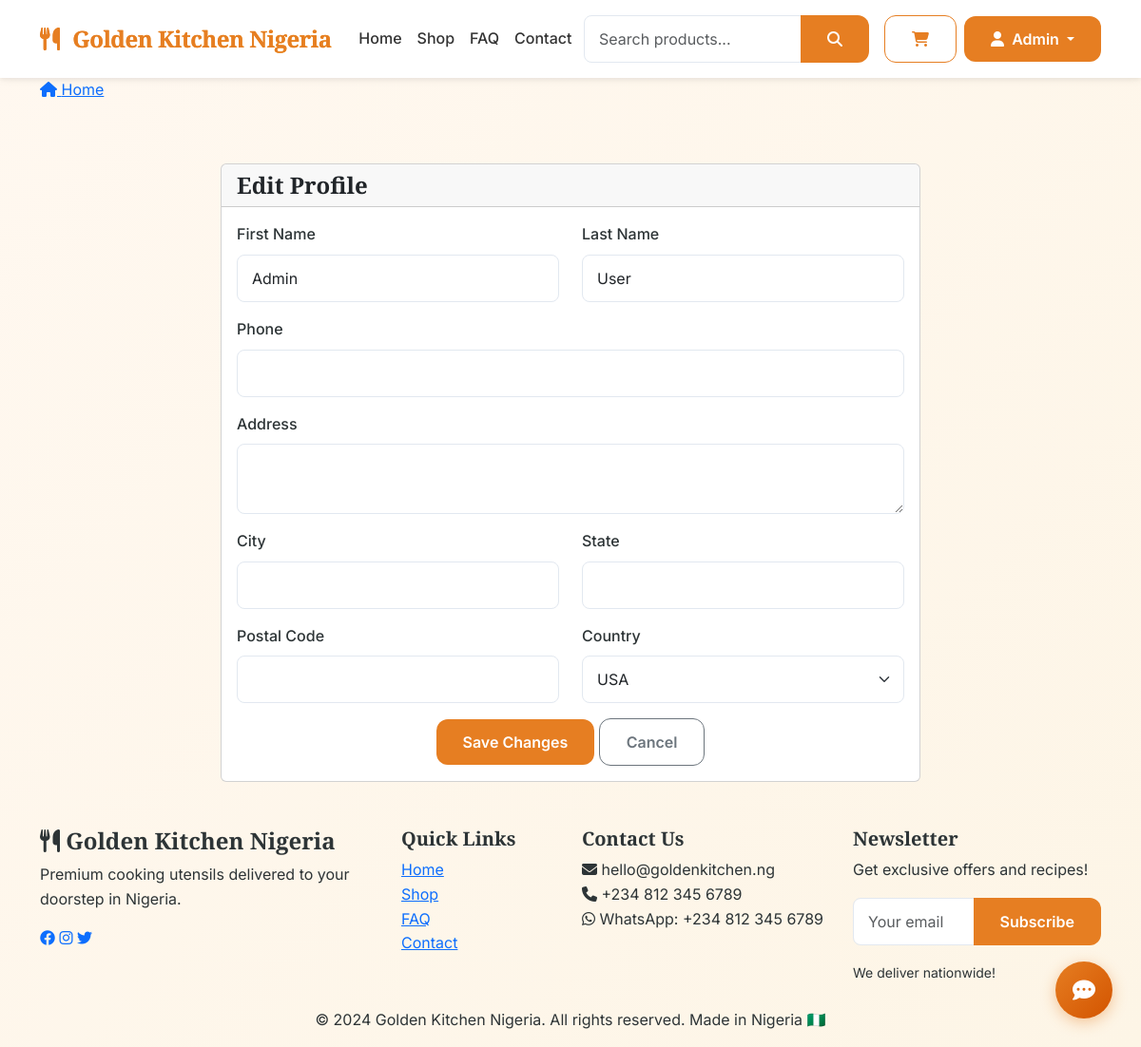
The app's page /user/profile/edit (signed in) with its own data.
### app/models.py (models this page shows, shortened)
class User(UserMixin, db.Model):
    __tablename__ = 'users'
    id = db.Column(db.Integer, primary_key=True)
    email = db.Column(db.String(120), unique=True, nullable=False, index=True)
    username = db.Column(db.String(80), unique=True, nullable=False)
    first_name = db.Column(db.String(50))
    last_name = db.Column(db.String(50))
    password_hash = db.Column(db.String(255), nullable=False)
    is_active = db.Column(db.Boolean, default=True)
    is_admin = db.Column(db.Boolean, default=False)
    email_verified = db.Column(db.Boolean, default=True)
    created_at = db.Column(db.DateTime, default=datetime.utcnow)
    last_login = db.Column(db.DateTime)
    phone = db.Column(db.String(20))
    address = db.Column(db.Text)
    city = db.Column(db.String(100))
    state = db.Column(db.String(100))
    postal_code = db.Column(db.String(20))
    country = db.Column(db.String(100), default='USA')
    newsletter_subscribed = db.Column(db.Boolean, default=False)
    total_spent = db.Column(db.Float, default=0.0)
    order_count = db.Column(db.Integer, default=0)

### app/blueprints/user.py (the view, shortened to what this page needs)
@user_bp.route('/profile/edit', methods=['GET', 'POST'])
@login_required
def edit_profile():
    return render_template('user/edit_profile.html', user=current_user)

### app/__init__.py (called while the page is built)
@login_manager.user_loader
def load_user(user_id):
    from app.models import User
    return User.query.get(int(user_id))

### app/templates/user/edit_profile.html (shortened to what this page needs)
{% extends "base.html" %}
{% block content %}
<div class="edit-profile-page py-5">
    <div class="container">
        <div class="row justify-content-center">
            <div class="col-md-8">
                <div class="card">
                    <div class="card-header">
                        <h4 class="mb-0">Edit Profile</h4>
                    </div>
                    <div class="card-body">
                        <form method="POST">
                            <div class="row">
                                <div class="col-md-6 mb-3">
                                    <label class="form-label">First Name</label>
                                    <input type="text" name="first_name" class="form-control" value="{{ user.first_name or '' }}">
                                </div>
                                <div class="col-md-6 mb-3">
                                    <label class="form-label">Last Name</label>
                                    <input type="text" name="last_name" class="form-control" value="{{ user.last_name or '' }}">
                                </div>
                                <div class="col-md-12 mb-3">
                                    <label class="form-label">Phone</label>
                                    <input type="tel" name="phone" class="form-control" value="{{ user.phone or '' }}">
                                </div>
                                <div class="col-md-12 mb-3">
                                    <label class="form-label">Address</label>
                                    <textarea name="address" class="form-control" rows="2">{{ user.address or '' }}</textarea>
                                </div>
                                <div class="col-md-6 mb-3">
                                    <label class="form-label">City</label>
                                    <input type="text" name="city" class="form-control" value="{{ user.city or '' }}">
                                </div>
                                <div class="col-md-6 mb-3">
                                    <label class="form-label">State</label>
                                    <input type="text" name="state" class="form-control" value="{{ user.state or '' }}">
                                </div>
                                <div class="col-md-6 mb-3">
                                    <label class="form-label">Postal Code</label>
                                    <input type="text" name="postal_code" class="form-control" value="{{ user.postal_code or '' }}">
                                </div>
                                <div class="col-md-6 mb-3">
                                    <label class="form-label">Country</label>
                                    <select name="country" class="form-select">
                                        <option value="USA" {% if user.country == 'USA' %}selected{% endif %}>USA</option>
                                    </select>
                                </div>
                            </div>
                            <div class="text-center">
                                <button type="submit" class="btn btn-terracotta">Save Changes</button>
                                <a href="{{ url_for('user.profile') }}" class="btn btn-outline-secondary">Cancel</a>
                            </div>
                        </form>
                    </div>
                </div>
            </div>
        </div>
    </div>
</div>
{% endblock %}

### app/templates/components/navbar.html (shortened to what this page needs)
<nav class="navbar navbar-expand-lg">
    <div class="container">
        <a class="navbar-brand" href="{{ url_for('main.index') }}">
            <i class="fas fa-utensils me-2"></i>
            Golden Kitchen Nigeria
        </a>
        <div class="collapse navbar-collapse" id="navbarNav">
            <ul class="navbar-nav mx-auto">
                <li class="nav-item"><a class="nav-link" href="{{ url_for('main.index') }}">Home</a></li>
                <li class="nav-item"><a class="nav-link" href="{{ url_for('main.products') }}">Shop</a></li>
                <li class="nav-item"><a class="nav-link" href="{{ url_for('main.faq') }}">FAQ</a></li>
                <li class="nav-item"><a class="nav-link" href="{{ url_for('main.contact') }}">Contact</a></li>
            </ul>
            <div class="search-container me-3">
                <form class="search-form" action="{{ url_for('main.search') }}" method="GET" autocomplete="off">
                    <div class="input-group">
                        <input type="text"
                               name="q"
                               id="searchInput"
                               class="form-control"
                               placeholder="Search products..."
                               aria-label="Search"
                               autocomplete="off">
                        <button class="btn btn-terracotta" type="submit">
                            <i class="fas fa-search"></i>
                        </button>
                    </div>
                </form>
            </div>
            <a href="{{ url_for('cart.view_cart') }}" class="btn btn-outline-terracotta position-relative me-2">
                <i class="fas fa-shopping-cart"></i>
            </a>
            {% if current_user.is_authenticated %}
            <div class="dropdown">
                <button class="btn btn-terracotta dropdown-toggle" data-bs-toggle="dropdown">
                    <i class="fas fa-user me-1"></i>
                    {{ current_user.first_name or current_user.username }}
                </button>
            </div>
            {% endif %}
        </div>
    </div>
</nav>

### app/static/css/style.css (style rules this page uses)
:root { --terracotta: #E67E22; --terracotta-light: #F39C12; --terracotta-dark: #D35400; --gold: #FFD700; --gold-light: #FFE44D; --gold-dark: #CCA800; --warm-orange: #F5A623; --clay: #C0392B; --sand: #FDEBD0; --cream: #FFF8F0; --dark-charcoal: #2C3E50; --light-gray: #F7F9FC; --medium-gray: #E2E8F0; --text-dark: #2D3436; --text-light: #636E72; --gradient-primary: linear-gradient(135deg, var(--terracotta) 0%, var(--terracotta-light) 100%); --gradient-dark: linear-gradient(135deg, var(--terracotta-dark) 0%, var(--terracotta) 100%); --gradient-gold: linear-gradient(135deg, var(--gold) 0%, var(--gold-dark) 100%); --gradient-bg: linear-gradient(135deg, var(--cream) 0%, #FDF5E6 100%); --shadow-sm: 0 2px 4px rgba(0,0,0,0.05); --shadow-md: 0 4px 6px rgba(0,0,0,0.07); --shadow-lg: 0 10px 25px rgba(0,0,0,0.1); --shadow-xl: 0 20px 40px rgba(0,0,0,0.15); --shadow-hover: 0 20px 35px rgba(230,126,34,0.15); --radius-sm: 8px; --radius-md: 12px; --radius-lg: 20px; --radius-xl: 30px; }
* { margin: 0; padding: 0; box-sizing: border-box; }
body { font-family: 'Inter', sans-serif; color: var(--text-dark); background: var(--gradient-bg); line-height: 1.6; overflow-x: hidden; }
h1, h2, h3, h4, h5, h6 { font-family: 'Playfair Display', serif; font-weight: 600; }
.navbar { padding: 1rem 0; background: white !important; }
.navbar-brand { font-family: 'Playfair Display', serif; font-size: 1.8rem; font-weight: 700; background: var(--gradient-primary); -webkit-background-clip: text; background-clip: text; color: transparent; letter-spacing: -0.5px; }
.navbar-brand i { color: var(--terracotta); background: none; -webkit-background-clip: unset; background-clip: unset; }
.nav-link { font-weight: 500; color: var(--text-dark); transition: all 0.3s ease; position: relative; }
.nav-link::after { content: ''; position: absolute; bottom: -5px; left: 50%; transform: translateX(-50%); width: 0; height: 2px; background: var(--gradient-primary); transition: width 0.3s ease; }
.btn { padding: 12px 28px; font-weight: 600; border-radius: var(--radius-md); transition: all 0.3s ease; position: relative; overflow: hidden; }
.btn::before { content: ''; position: absolute; top: 50%; left: 50%; width: 0; height: 0; background: rgba(255,255,255,0.2); border-radius: 50%; transform: translate(-50%, -50%); transition: width 0.6s, height 0.6s; }
.btn-terracotta { background: var(--gradient-primary); border: none; color: white; }
.btn-outline-terracotta { border: 2px solid var(--terracotta); background: transparent; color: var(--terracotta); }
.form-control, .form-select { border: 1px solid var(--medium-gray); border-radius: var(--radius-sm); padding: 12px 15px; transition: all 0.3s ease; }
.form-label { font-weight: 500; margin-bottom: 8px; color: var(--text-dark); }

### app/templates/components/navbar.html (style rules this page uses)
.search-container { position: relative; width: 300px; }
.search-form { width: 100%; }
.navbar { background: white; box-shadow: 0 2px 10px rgba(0,0,0,0.05); padding: 1rem 0; }
.navbar-brand { font-size: 1.5rem; font-weight: 700; color: #E67E22; }
.nav-link { font-weight: 500; color: #333; transition: color 0.3s ease; }
.btn-terracotta { background: #E67E22; border: none; color: white; }
.btn-outline-terracotta { border: 1px solid #E67E22; color: #E67E22; background: transparent; }

### records on screen
User: first_name "Admin", last_name "User", country "USA"
